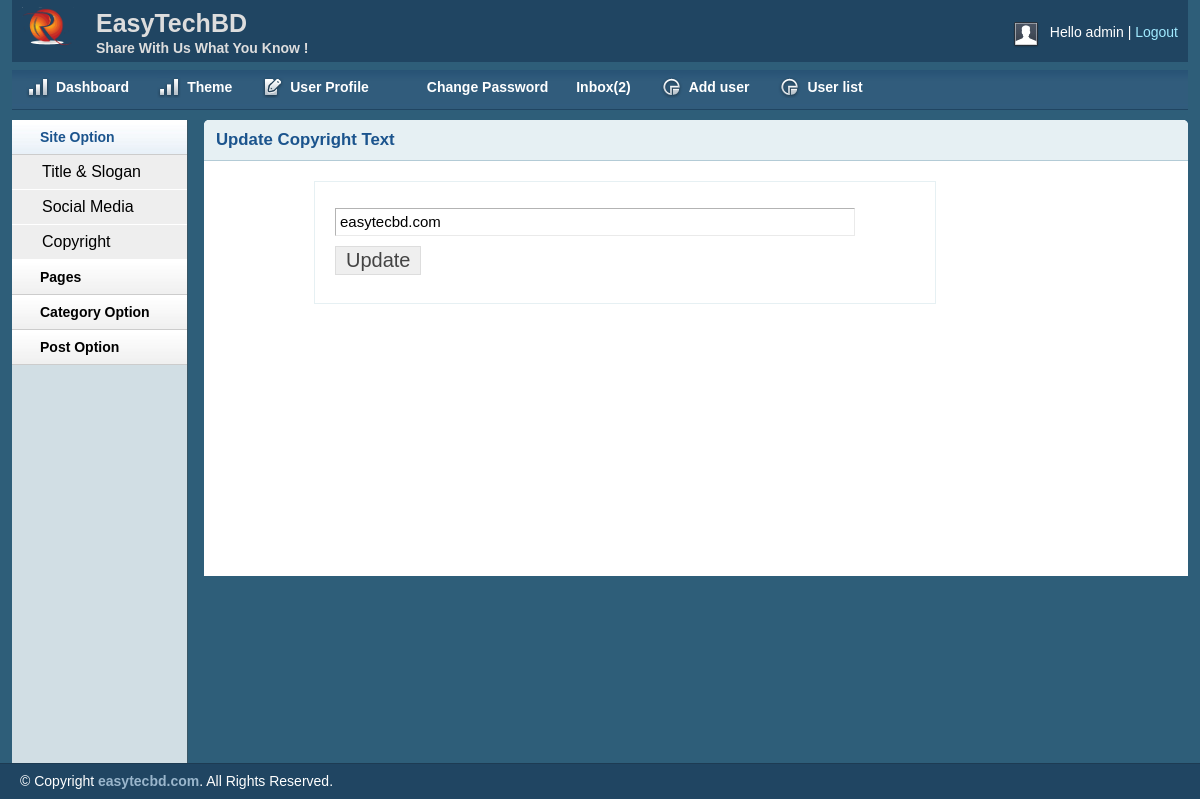
The page /admin/copyright.php (signed in) on the database its author committed.
### tables this page shows
CREATE TABLE `tbl_header` (
  `id` int(11) NOT NULL,
  `title` varchar(255) NOT NULL,
  `slogan` varchar(255) NOT NULL,
  `logo` varchar(255) NOT NULL
);

CREATE TABLE `tbl_user` (
  `id` int(11) NOT NULL,
  `name` varchar(255) NOT NULL,
  `usename` varchar(255) NOT NULL,
  `password` varchar(255) NOT NULL,
  `email` varchar(255) NOT NULL,
  `details` text NOT NULL,
  `role` varchar(255) NOT NULL
);

CREATE TABLE `tbl_copyright` (
  `id` int(11) NOT NULL,
  `copytext` varchar(255) NOT NULL
);

### lib/Database.php (called while the page is built, shortened)
<?php
Class Database{
	public $host   = DB_HOST;
	public $user   = DB_USER;
	public $pass   = DB_PASS;
	public $dbname = DB_NAME;
	public $link;
	private function connectDB(){
	$this->link = new mysqli($this->host, $this->user, $this->pass, $this->dbname);
 }
	public function select($query){
		$result = $this->link->query($query) or die($this->link->error.__LINE__);
		if($result->num_rows > 0){
			return $result;
		} else {
			return false;
		}
	}
}

### lib/session.php (called while the page is built, shortened)
<?php
      class session{
            public static function get($key){
                  if (isset($_SESSION["$key"])) {
                        return $_SESSION["$key"];
                  }else{
                        return false;
                  }
            }
      }
?>

### admin/copyright.php (the view, shortened to what this page needs)
<?php include("inc/header.php"); ?>
<?php  include("inc/sidebar.php"); ?>
        <div class="grid_10">
            <div class="box round first grid">
                <h2>Update Copyright Text</h2>
                <div class="block copyblock">
                <?php
                    $query = "SELECT * FROM tbl_copyright where id='1' ";
                    $slctquer= $db->select( $query);
                    if ($slctquer) {
                        while ($result=$slctquer->fetch_assoc()) {
                ?>
                 <form action="" method="post">
                    <table class="form">
                        <tr>
                            <td>
                                <input type="text" value='<?php echo $result['copytext'] ?>' name="copyright" class="large" />
                            </td>
                        </tr>
						 <tr>
                            <td>
                                <input type="submit" name="submit" Value="Update" />
                            </td>
                        </tr>
                    </table>
                    </form>
                    <?php  }
                    }?>
                </div>
            </div>
        </div>
        <?php  include("inc/footer.php"); ?>

### admin/inc/header.php (shortened to what this page needs)
<?php include("../lib/database.php")?>
<?php
$db = new database();
?>
<?php
include("../lib/session.php");
?>
<!DOCTYPE html>
<html>
<head>
    <link rel="stylesheet" type="text/css" href="css/reset.css" media="screen" />
    <link rel="stylesheet" type="text/css" href="css/text.css" media="screen" />
    <link rel="stylesheet" type="text/css" href="css/grid.css" media="screen" />
    <link rel="stylesheet" type="text/css" href="css/layout.css" media="screen" />
    <link rel="stylesheet" type="text/css" href="css/nav.css" media="screen" />
    <link href="css/table/demo_page.css" rel="stylesheet" type="text/css" />
</head>
<body>
<?php
                $userid =session::get("userId");
                $userrole =session::get("userRole");
                $query = "SELECT * FROM tbl_user where id='$userid' and role='$userrole'";
                $slctqury = $db->select($query);
                if ($slctqury) {
                    $username=$slctqury->fetch_assoc();
                }
                ?>
    <div class="container_12">
        <div class="grid_12 header-repeat">
            <div id="branding">
                <div class="floatleft logo">
                <?php
                    $query = "SELECT * FROM tbl_header ";
                    $selectquery = $db->select($query);
                    if ($selectquery) {
                        while($result= $selectquery->fetch_assoc()){
                ?>
                    <img src="<?php echo $result['logo'] ?>" alt="Logo" />
				</div>
				<div class="floatleft middle">
					<h1><?php echo $result['title'] ?></h1>
					<p><?php echo $result['slogan'] ?></p>
				</div>
                <?php }}?>
                <div class="floatright">
                    <div class="floatleft">
                        <img src="img/img-profile.jpg" alt="Profile Pic" /></div>
                    <div class="floatleft marginleft10">
                        <ul class="inline-ul floatleft">
                            <li>Hello <?php echo $username['usename'] ?></li>
                            <li><a href="?action=logout">Logout</a></li>
                        </ul>
                    </div>
                </div>
            </div>
        </div>
        <div class="grid_12">
            <ul class="nav main">
                <li class="ic-dashboard"><a href="index.php"><span>Dashboard</span></a> </li>
                <li class="ic-dashboard"><a href="theme.php"><span>Theme</span></a> </li>
                <li class="ic-form-style"><a href="profile.php"><span>User Profile</span></a></li>
				<li class="ic-typography"><a href="changepassword.php"><span>Change Password</span></a></li>
                <?php
						$query = "SELECT * FROM tbl_contact where status=0  order by date desc";
						$slctqury = $db->select($query);
						if ($slctqury) {
                            $count= mysqli_num_rows($slctqury);
                        }else{
                            $count="0";
                        }
                ?>
				<li class="ic-grid-tables"><a href="inbox.php">    Inbox<?php echo "(".$count.")"?></span></a></li>
                <?php
                if (session::get("userRole")=="1") {
                ?>
                <li class="ic-charts"><a href="adduser.php"><span>Add user</span></a></li>
            <?php }?>
                <li class="ic-charts"><a href="userlist.php"><span>User list</span></a></li>
            </ul>
        </div>

### admin/inc/footer.php (shortened to what this page needs)
<?php
 $db= new Database();
  ?>
    </div>
    <div id="site_info">
    <?php
        $query = "SELECT * FROM  tbl_copyright ";
        $footerquery = $db->select($query);
        if ($footerquery) {
           while ($result = $footerquery->fetch_assoc()) {
    ?>
        <p>
         &copy; Copyright <a href="#"><?php echo $result['copytext'] ?></a>. All Rights Reserved.
        </p>
    <?php }}?>
    </div>
</body>
</html>

### admin/css/layout.css (style rules this page uses)
body { background: #fff none repeat scroll 0 0; color: #444; font-size: 14px; padding: 0; }
.floatleft { float:left; }
.logo img { margin-top: -15px; width: 52px; }
.middle { margin-left: 22px; margin-top: -14px; }
.middle h1 { color:#ddd;margin:0 }
.middle p { color: #ddd; margin: 0; font-weight: bold; }
.floatright { float:right; }
.inline-ul li { display:inline; color:#fff; }
.marginleft10 { margin-left:10px; }
a { color: #000; font-weight:bold; text-decoration: none; }
.container_12, .container_16 { background:#2E5E79; }
h1, h2, h3, h4, h5, h6 { line-height:1.2em; margin-bottom:.3em; }
h2 { margin-top:1em; }
#branding { font-weight: normal; margin-bottom: 0; padding: 22px 10px 3px; text-align: left; }
.header-repeat { background:url(../img/header-repeat.jpg) repeat-x; }
#branding a { color:#A1EAFF; font-weight:normal; }
#branding a:before { content:" | "; color:#fff; }
#branding ul, #branding ul li { margin:0px; padding:0px; }
#branding li { padding:0px 0px 0px 0px !important; }
.box { background:#fff; margin-bottom:20px; padding:10px 10px 10px 10px; margin-left:-8px; }
.box.grid { padding-bottom:40px; }
.box.round { -moz-border-radius: 5px 5px 0px 0px; -webkit-border-radius: 5px 5px 0px 0px; border-radius: 5px 5px 0px 0px; }
.box h2 { font-size:1.2em; font-weight:bold; color:#1B548D; background:#E6F0F3; margin:-10px -10px 0 -10px; padding:10px 12px; border-bottom:1px solid #B3CBD6; -moz-border-radius: 5px 5px 0px 0px; -webkit-border-radius: 5px 5px 0px 0px; border-radius: 5px 5px 0px 0px; }
.box.first { min-height: 406px; }
.block { padding-top:20px; }
.copyblock { border: 1px solid #e6f0f3; line-height: 32px; margin-left: 100px; margin-top: 20px; padding-left: 20px; width: 600px; }
p { margin-bottom:1em; }
ul, ol { padding-top:0; }
table.form { width:100%; }
table.form td { padding:4px 0px; }
table.form input, table.form select { font-size: 15px; padding: 4px 4px 5px 4px; border-top: 1px solid #b3b3b3; border-left: 1px solid #b3b3b3; border-right: 1px solid #eaeaea; border-bottom: 1px solid #eaeaea; }
table.form input[type="submit"] { border: 1px solid #ddd; color: #444; cursor: pointer; font-size: 20px; padding: 2px 10px; }
input.large { width: 85%; }
#site_info { color:#fff; background:#204562; border-top:1px solid #1d3b53; padding-left:20px; }
#site_info p { line-height:35px; margin-bottom:0px; }
#site_info a { color:#9ab6cc; }
.block { padding-bottom:1px; }

### rows shown on the page
tbl_header: logo (picture), title "EasyTechBD", slogan "Share With Us What You Know !"
tbl_user: usename "admin"
tbl_copyright: copyright "easytecbd.com", copytext "easytecbd.com"

### other values the page prints
$count "2"
